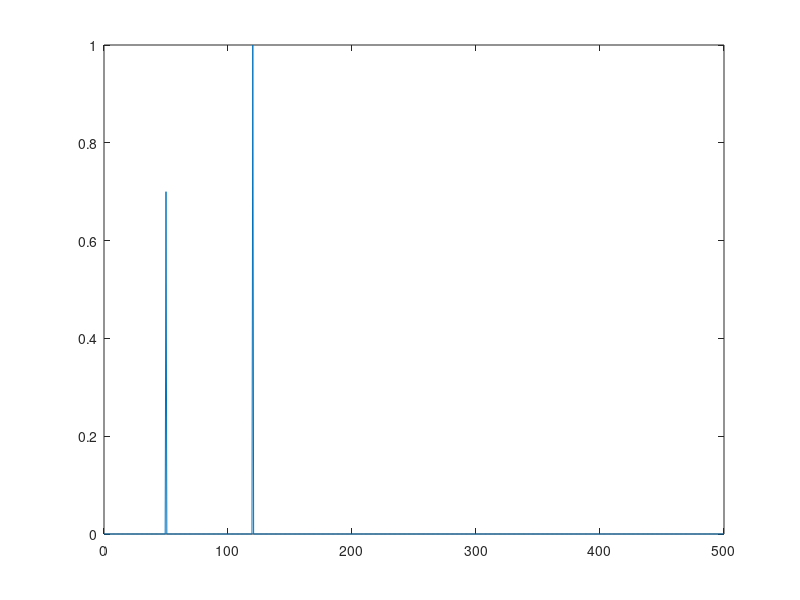

Write MATLAB code to recreate this figure.
%%
%Preliminaries
clear;clc;
%%
Fs = 1000;
T = 1/Fs;
L = 1500;
t = (0:L-1)*T;

%Original signal
S = 0.7*sin(2*pi*50*t) + sin(2*pi*120*t);

%Signal + Noise
X = S + 2*randn(size(t));

plot(t,X);

%Fourier Transform of S
Y = fft(S);

P2 = abs(Y/L);
P1 = P2(1:L/2+1);
P1(2:end-1) = 2*P1(2:end-1);

f = Fs*(0:(L/2))/L;
plot(f,P1);